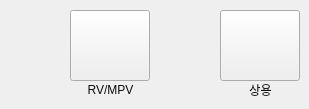
          <widget class="QWidget" name="page_10">
           <widget class="QPushButton" name="BtnCar12">
            <property name="geometry">
             <rect>
              <x>220</x>
              <y>10</y>
              <width>80</width>
              <height>71</height>
             </rect>
            </property>
            <property name="styleSheet">
             <string notr="true">color: rgb(0, 0, 0);
border-image: url(:/resources/L.png);</string>
            </property>
            <property name="text">
             <string/>
            </property>
           </widget>
           <widget class="QPushButton" name="BtnCar11">
            <property name="geometry">
             <rect>
              <x>70</x>
              <y>10</y>
              <width>80</width>
              <height>71</height>
             </rect>
            </property>
            <property name="styleSheet">
             <string notr="true">color: rgb(0, 0, 0);
border-image: url(:/resources/K.png);</string>
            </property>
            <property name="text">
             <string/>
            </property>
           </widget>
           <widget class="QLabel" name="label_35">
            <property name="geometry">
             <rect>
              <x>230</x>
              <y>80</y>
              <width>61</width>
              <height>20</height>
             </rect>
            </property>
            <property name="styleSheet">
             <string notr="true">color: rgb(12, 12, 12);border:0px;</string>
            </property>
            <property name="text">
             <string>상용</string>
            </property>
            <property name="alignment">
             <set>Qt::AlignCenter</set>
            </property>
           </widget>
           <widget class="QLabel" name="label_36">
            <property name="geometry">
             <rect>
              <x>80</x>
              <y>80</y>
              <width>61</width>
              <height>20</height>
             </rect>
            </property>
            <property name="styleSheet">
             <string notr="true">color: rgb(12, 12, 12);border:0px;</string>
            </property>
            <property name="text">
             <string>RV/MPV</string>
            </property>
            <property name="alignment">
             <set>Qt::AlignCenter</set>
            </property>
           </widget>
          </widget>
